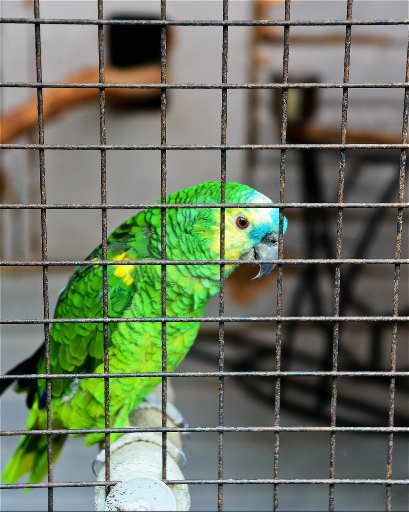
#> input picture cv_b457/a4/line_original.png, 409 x 512 px
$ python a4.py   (Python 2 division)
#> lines starting #> are read from the running program, lines starting #| are printed output that depends on the picture
"""
B457 Assignment 4
"""

__author__ = "Luke Doman"

# Imports
from math import sin,cos,radians
from matplotlib import *
import numpy as np
from PIL import Image
from pprint import pprint
from pylab import *
import random
import scipy.ndimage as ndi
from skimage import feature

def hough_transform(im, theta, d):
	"""	Performs Hough Tranform on passed image.

	Args:
		im (numpy array): Image to perform operation on
		theta (int): Max size of theta for bin
		d (int): Max size of d for bin

	Returns:
		Bin generated by transform
	"""
	canny_im = feature.canny(im)
	size_y = len(im)
	size_x = len(im[0])
	h_bin = np.zeros(shape=(d, theta), dtype = int)
	d_values = []

	for y in range (0, size_y):
		for x in range (0, size_x):
			if canny_im[y][x]:
				for t in range(0, theta):
					dist = (x * cos(radians(t))) + (y * sin(radians(t)))
					dist = abs(int(round(dist, 0)))
					d_values.append(dist)
					if dist < d:
						h_bin[dist, t] += 1

	#print max(d_values)
	return h_bin

# [89 lines left out: functions gradient_hough_transform, rescale_image, p1_1, p1_2, p1_3, not called in this run]

# Problem 1.4 - Find peaks in Hough Transform and display them
#TODO: Fix displaying
def p1_4(ar_im):
	size_y = len(ar_im)
	size_x = len(ar_im[0])
	h_bin = hough_transform(ar_im, 120, 400)
	#h_bin = gradient_hough_transform(ar_im, 400)
	#h_bin = ndi.rotate(h_bin, 90, mode='constant')
	#h_bin = rescale_image(h_bin)

	coordinates = feature.peak_local_max(h_bin, min_distance=23)

	imshow(ar_im, cmap=plt.cm.gray)
	for pair in coordinates:
		t = pair[0]
		d = pair[1]
		a = cos(t)
		b = sin(t)
		#a = cos(radians(t))
		#b = sin(radians(t))
		x0 = a*d
		y0 = b*d
		x1 = int(x0 + size_x*(-b))
		y1 = int(y0 + size_y*(a))
		x2 = int(x0 - size_x*(-b))
		y2 = int(y0 - size_y*(a))
		#print "x1: %d y1: %d   x2: %d y2: %d" % (x1,y1,x2,y2)
		plot([x1, x2], [y1, y2], 'g.', linestyle='-', linewidth='2')

	show()

# Problem 1.5 - hough transform with gradient
# [7 lines left out: function p1_5, not called in this run]

if __name__ == '__main__':
	im = Image.open('line_original.png').convert('L')
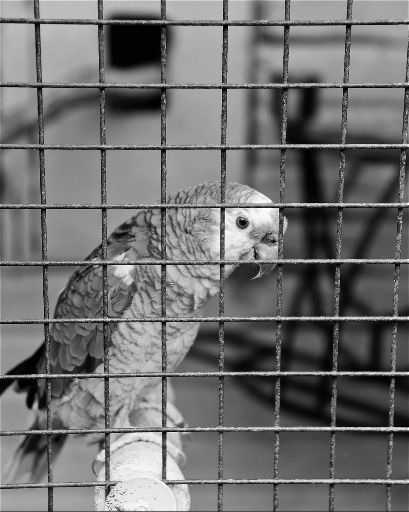
#> im: PIL image 409x512 L; min 0, max 255, mean 111.8
	ar_im = array(im)
	#p1_1(ar_im)
	#p1_2(ar_im)
	#p1_3(ar_im)
	p1_4(ar_im)
#> in p1_4, `size_y = len(ar_im)`: size_y = 512
#> in p1_4, `size_x = len(ar_im[0])`: size_x = 409
#> in hough_transform, `canny_im = feature.canny(im)`:
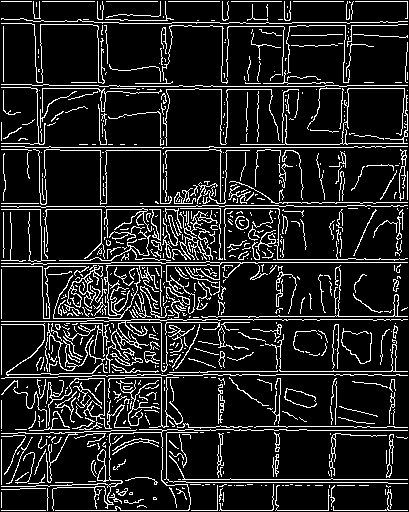
#> canny_im: shape (512, 409) bool; 13.3% white in thin lines or dots
#> in hough_transform, `size_y = len(im)`: size_y = 512
#> in hough_transform, `size_x = len(im[0])`: size_x = 409
#> after the loop in hough_transform, `for y in range (0, size_y):`:
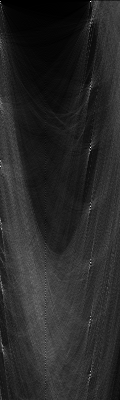
#> h_bin: shape (400, 120) int64; min 0, max 356, mean 56.6; drawn with min black and max white
#> in p1_4, `coordinates = feature.peak_local_max(h_bin, min_distance=23)`: coordinates = [[147, 90], [206, 90], [262, 90], [319, 90], [371, 90], [86, 90], [327, 45], [356, 45], [296, 45], [229, 26], [122, 45]]
#> the loop in p1_4, `for pair in coordinates:` made 11 passes
#> (t, d, a, b, x0, y0, x1, y1) on passes 1 to 11: (147, 90, -0.793, 0.609, -71.38, 54.81, -320, -351), (206, 90, 0.224, -0.975, 20.14, -87.72, 418, 26), (262, 90, -0.317, -0.948, -28.57, -85.35, 359, -247), (319, 90, 0.128, -0.992, 11.52, -89.26, 417, -23), (371, 90, 0.958, 0.288, 86.19, 25.91, -31, 516), (86, 90, -0.384, -0.923, -34.53, -83.11, 343, -279), (327, 45, 0.963, 0.271, 43.32, 12.19, -67, 505), (356, 45, -0.54, -0.841, -24.31, -37.87, 319, -314), (296, 45, 0.771, 0.637, 34.7, 28.65, -225, 423), (229, 26, -0.944, 0.33, -24.54, 8.58, -159, -474), (122, 45, -0.867, 0.499, -39, 22.44, -242, -421)
#> in p1_4, `show()`:
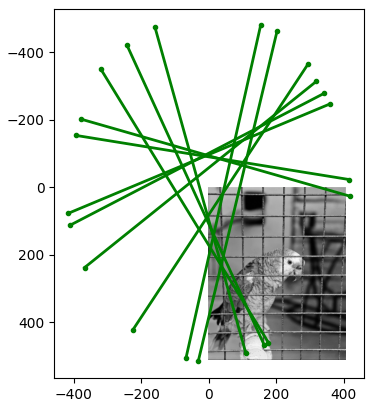
#> figure drawn by matplotlib, 1 panel
	#p1_5(ar_im)
